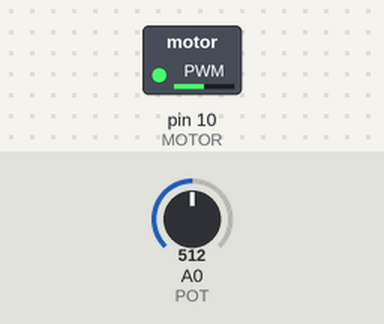
The sketch below on a simulated Arduino Uno, built with avr-gcc and run on an emulated ATmega328P. Shown: switched loads named in the sketch (green lamp = pin HIGH). The inputs (shaded band) are chosen by the test bench; at power-on: A0 (POT) = 512.

Above: at 1.2 s.
1.3 s: A0 (POT) set to 716
At 1.7 s:
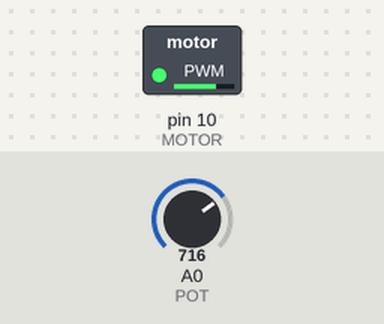
2.8 s: A0 (POT) set to 900
At 4.0 s:
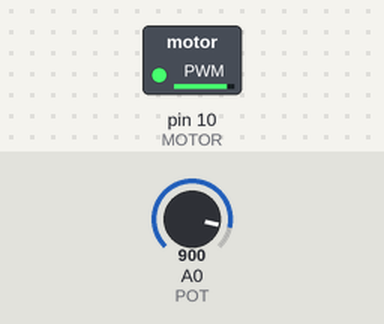
4.3 s: A0 (POT) set to 122
At 5.2 s:
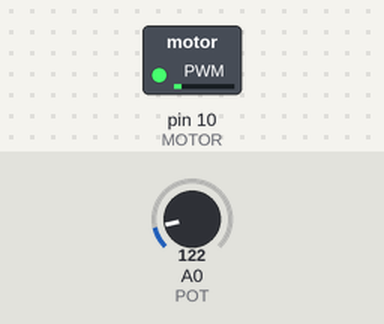
5.8 s: A0 (POT) set to 0
At 6.3 s:
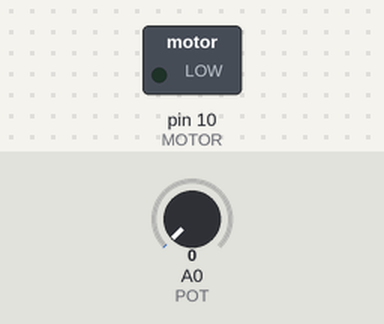
7.3 s: A0 (POT) set to 511
At 8.7 s:
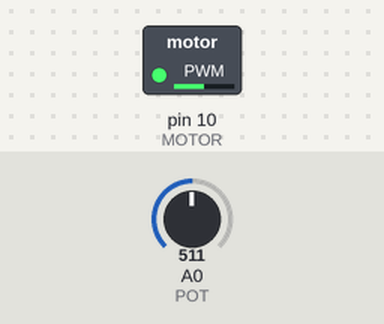
Timing chart, 0 to 9.8 s (numbered marks = the images above; inputs shaded):
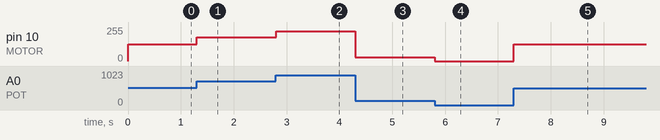

The sketch:

Motor_spin_pot.ino
```cpp
const int MOTOR = 10;
int val = 0;
const int POT=0;

void setup() {

  pinMode(MOTOR,OUTPUT);
  //Serial.begin(9600);      // open the serial port at 9600 bps:

}

void loop() {
  val = analogRead(POT);
  val = map(val,0,1023,0,255);
  analogWrite(MOTOR,val);
}
```

Measured:
- after the input at 1.3 s, pin 10 (MOTOR): 127/255 → 178/255 at once
- after the input at 2.8 s, pin 10 (MOTOR): 178/255 → 224/255 at once
- after the input at 4.3 s, pin 10 (MOTOR): 224/255 → 30/255 at once
- after the input at 5.8 s, pin 10 (MOTOR): 30/255 → 0/255 at once
- after the input at 7.3 s, pin 10 (MOTOR): 0/255 → 127/255 at once
